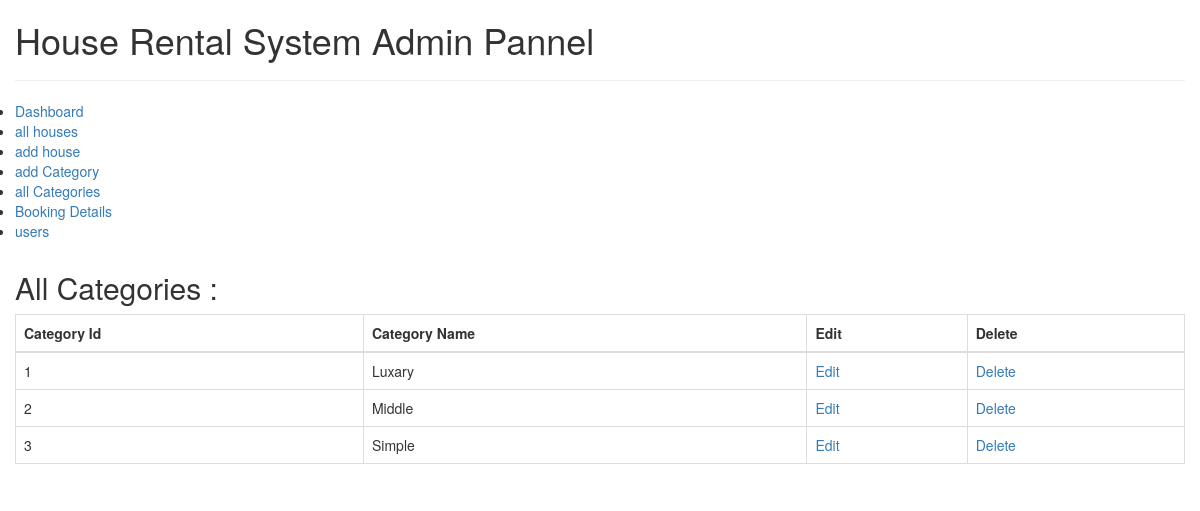
The app's page /admin/index.php?source=all_categories with its own data.
### tables this page shows
CREATE TABLE `category` (
  `cat_id` int(11) NOT NULL,
  `cat_name` varchar(255) NOT NULL
);

### admin/all_category.php (the view, shortened to what this page needs)
<?php include"functions.php" ; ?>
<div class="container">
	<div class="row">
		<div class="title_head">
			<h2>All Categories : </h2>
		</div>
		<table class="table table-bordered">
			<thead>
				<tr>
					<th>Category Id</th>
					<th>Category Name</th>
					<th>Edit</th>
					<th>Delete</th>
				</tr>
			</thead>
			<tbody>
<?php
$query = "SELECT * FROM category";
$select_category_query = mysqli_query($connection,$query);
while ($row = mysqli_fetch_assoc($select_category_query)) {
	 $category_id = $row['cat_id'];
	 $category_name = $row['cat_name'];
?>
				<tr>
					<td><?php echo $category_id ?></td>
					<td><?php echo $category_name ?></td>
					<td><a href="edit_category.php?edit_cat=<?php echo $category_id ; ?>">Edit</a></td>
					<td><a href="all_category.php?delete_cat=<?php echo $category_id ; ?>">Delete</a></td>
				</tr>
<?php }  ?>
			</tbody>
		</table>
	</div>
</div>

### css/style.css (style rules this page uses)
* { padding: 0; margin: 0; }
body { background: #222; }
.container { width: 1170px; margin: auto; }

### records on screen
category: cat_id "1", cat_name "Luxary"
category: cat_id "2", cat_name "Middle"
category: cat_id "3", cat_name "Simple"
